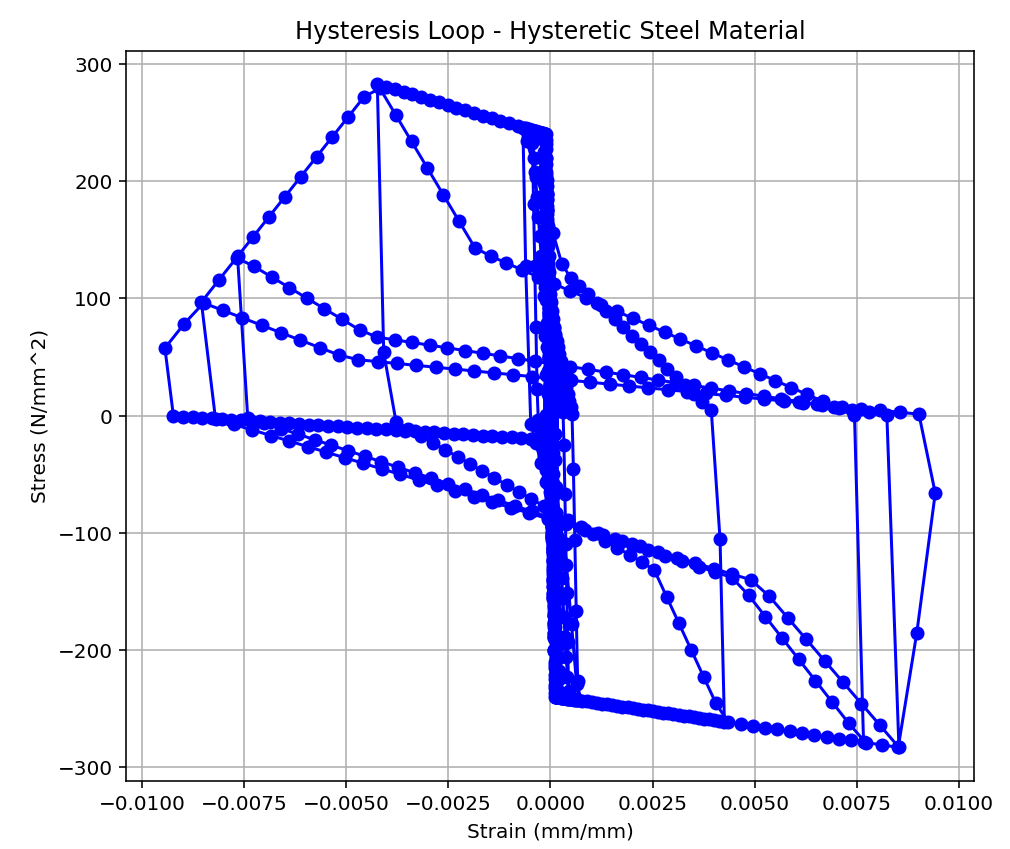

This figure's Python source:
#**************************************************************
#                    >> IN THE NAME OF ALLAH << 
#  HYSTERETIC BEHAVIOR OF STEEL MATERIAL USING OPENSEES     
#  Cyclic Displacement-Controlled Analysis
#  THIS PROGRAM WRITTEN BY SALAR DELAVAR GHASHGHAEI (QASHQAI)
#**************************************************************

import openseespy.opensees as ops
import numpy as np
import matplotlib.pyplot as plt

#%% ------------------------------------------------------------
# 1. INITIALIZE MODEL
ops.wipe()
ops.model('Basic', '-ndm', 1, '-ndf', 1)

#%% ------------------------------------------------------------
# 2. MATERIAL PROPERTIES (STEEL - HYSTERETIC)
Es = 210e4        # [N/mm^2] Young's modulus
fy = 240          # [N/mm^2] Yield stress
ey = fy / Es      # Yield strain

fu = 1.1818 * fy  # Ultimate stress
esu = ey * 75.2   # Ultimate strain

pinchX = 0.8
pinchY = 0.5
damage1 = 0.0
damage2 = 0.0
beta = 0.1

matTag = 1

ops.uniaxialMaterial(
    'Hysteretic', matTag,
    fy, ey, fu, esu,
    0.2*fu, 1.1*esu,
    -fy, -ey, -fu, -0.5*esu,
    -0.2*fu, -1.1*esu,
    pinchX, pinchY,
    damage1, damage2,
    beta
)
# INFO LINK: https://opensees.berkeley.edu/wiki/index.php/Hysteretic_Material
#%% ------------------------------------------------------------
# 3. MODEL GEOMETRY (ZERO-LENGTH ELEMENT)
ops.node(1, 0.0)
ops.node(2, 0.0)

ops.fix(1, 1)   # Fixed node
ops.fix(2, 0)   # Free node

ops.element('zeroLength', 1, 1, 2, '-mat', matTag, '-dir', 1)

#%% ------------------------------------------------------------
# 4. CYCLIC DISPLACEMENT PROTOCOL

# Key displacement points (same logic as your protocol)
key_disp = np.array([
     0.0,
     0.1*ey,   -0.1*ey,
     0.5*ey,   -0.5*ey,
     0.8*ey,   -0.8*ey,
     ey,       -ey,
     1.5*ey,   -1.5*ey,
     2*ey,     -2*ey,
     4*ey,     -4*ey,
     6*ey,     -6*ey,
     0.5*esu,  -0.5*esu,
     0.9*esu,  -0.9*esu,
     1.0*esu,  -1.0*esu,
     1.1*esu,  -1.1*esu,
     0.0
])

#%% ------------------------------------------------------------
# Generate 1000-point displacement protocol
n_points = 1000
disp_protocol = np.interp(
    np.linspace(0, len(key_disp) - 1, n_points),
    np.arange(len(key_disp)),
    key_disp
)


#%% ------------------------------------------------------------
# 5. ANALYSIS SETUP
ops.timeSeries('Linear', 1)
ops.pattern('Plain', 1, 1)
ops.load(2, 1.0)

ops.system('BandGeneral')
ops.numberer('Plain')
ops.constraints('Plain')
ops.algorithm('Newton')
ops.analysis('Static')

#%% ------------------------------------------------------------
# 6. RUN ANALYSIS & RECORD RESPONSE
disp = []
force = []

for target_disp in disp_protocol:
    current_disp = ops.nodeDisp(2, 1)
    dU = target_disp - current_disp

    ops.integrator('DisplacementControl', 2, 1, dU)
    ops.analyze(1)

    disp.append(ops.nodeDisp(2, 1))
    force.append(ops.eleForce(1)[0])

#%% ------------------------------------------------------------
# 7. PLOT HYSTERESIS LOOP
plt.figure(figsize=(7, 6))
plt.plot(disp, force, '-bo', linewidth=1.5)
plt.xlabel('Strain (mm/mm)')
plt.ylabel('Stress (N/mm^2)')
plt.title('Hysteresis Loop - Hysteretic Steel Material')
plt.grid(True)
plt.tight_layout()
plt.show()
